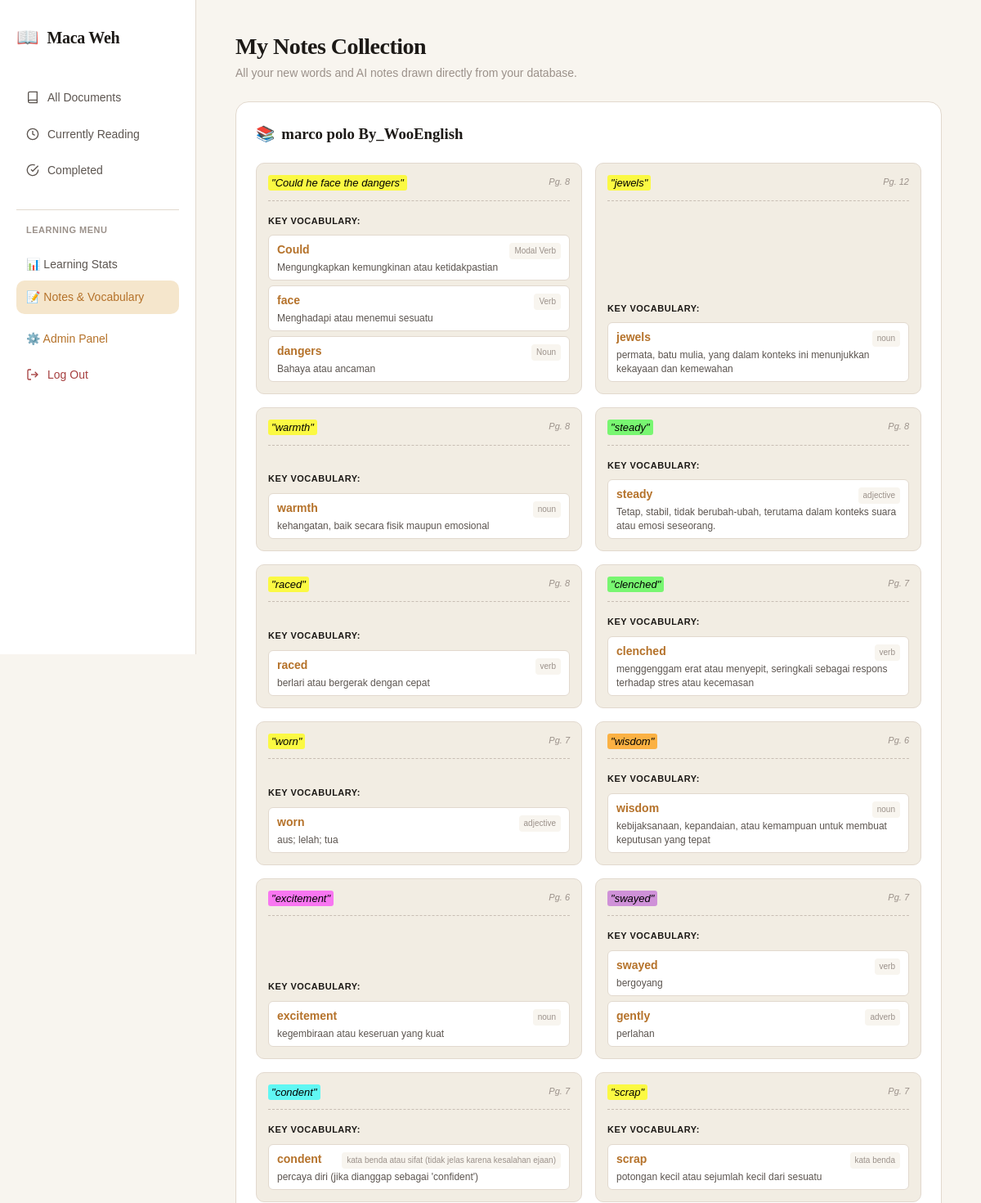
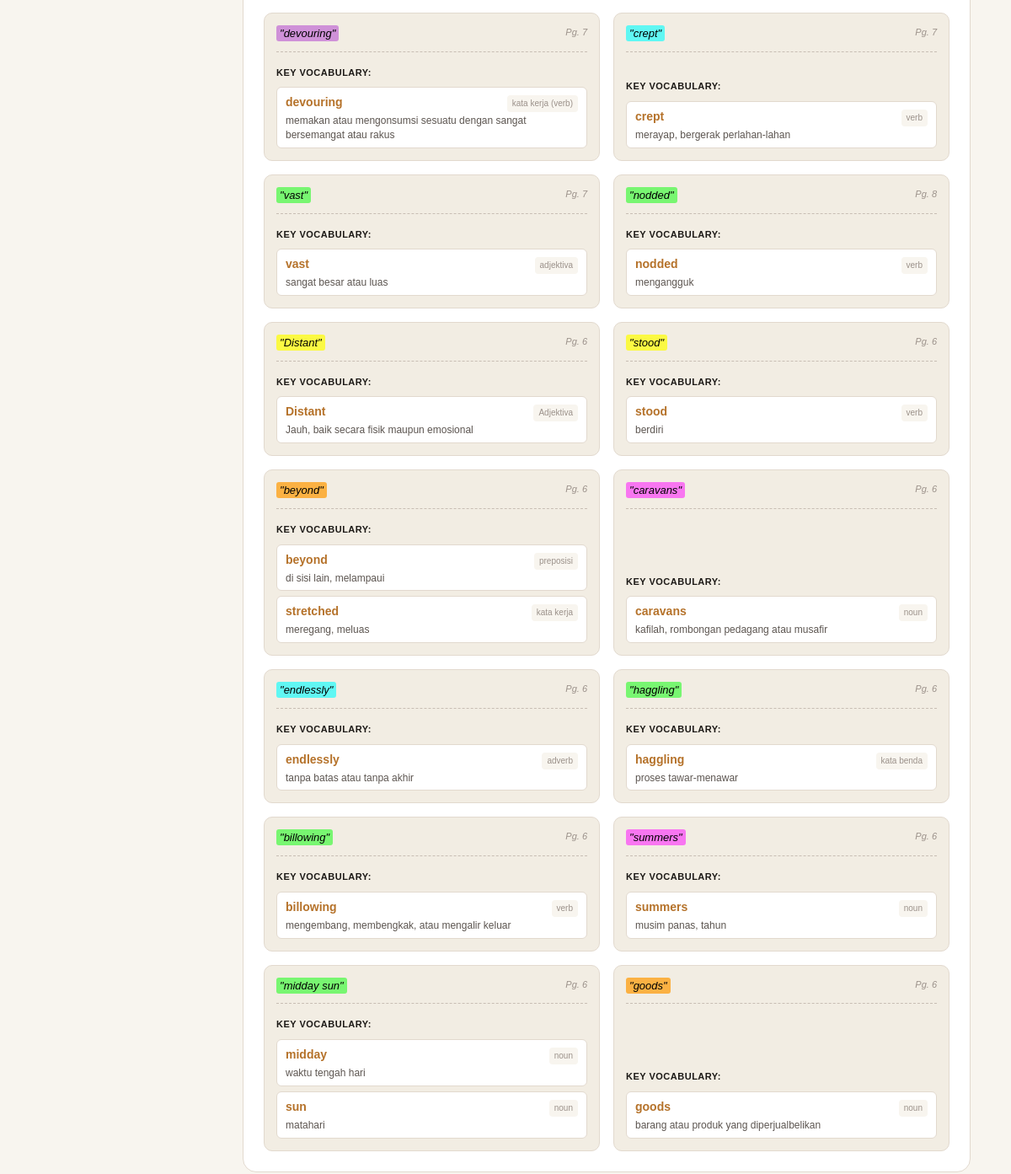
/notes (signed in), run on the app's committed database (2 pictures, top to bottom).
### models.py (models this page shows, shortened)
class Highlight(db.Model):
    __tablename__ = 'highlights'
    id = db.Column(db.String(36), primary_key=True, default=generate_uuid)
    document_id = db.Column(db.String(36), db.ForeignKey('documents.id'), nullable=False)
    page_number = db.Column(db.Integer, nullable=False)
    selected_text = db.Column(db.Text, nullable=False)
    position_x = db.Column(db.Float, default=0.0)
    position_y = db.Column(db.Float, default=0.0)
    position_width = db.Column(db.Float, default=0.0)
    position_height = db.Column(db.Float, default=0.0)
    ai_translation = db.Column(db.Text)
    ai_explanation = db.Column(db.Text)
    ai_vocabulary = db.Column(db.Text) # Stored as JSON string
    ai_grammar = db.Column(db.Text)
    ai_idiom_note = db.Column(db.Text)
    color = db.Column(db.String(50), default='rgba(255, 213, 79, 0.3)')
    created_at = db.Column(db.DateTime, default=lambda: datetime.now(timezone.utc))
    def to_dict(self):
        return {
            'id': self.id,
            'document_id': self.document_id,
            'page_number': self.page_number,
            'selected_text': self.selected_text,
            'position_x': self.position_x,
            'position_y': self.position_y,
            'position_width': self.position_width,
            'position_height': self.position_height,
            'ai_translation': self.ai_translation,
            'ai_explanation': self.ai_explanation,
            'ai_vocabulary': json.loads(self.ai_vocabulary) if self.ai_vocabulary else [],
            'ai_grammar': self.ai_grammar,
            'ai_idiom_note': self.ai_idiom_note,
            'color': self.color,
            'created_at': self.created_at.isoformat() if self.created_at else None
        }

class Document(db.Model):
    __tablename__ = 'documents'
    id = db.Column(db.String(36), primary_key=True, default=generate_uuid)
    user_id = db.Column(db.String(36), db.ForeignKey('users.id'), nullable=False)
    title = db.Column(db.String(255), nullable=False)
    filename = db.Column(db.String(255), nullable=False)
    total_pages = db.Column(db.Integer, default=0)
    last_page = db.Column(db.Integer, default=1)
    created_at = db.Column(db.DateTime, default=lambda: datetime.now(timezone.utc))
    last_read_at = db.Column(db.DateTime, onupdate=lambda: datetime.now(timezone.utc))

### app.py (the view)
    @app.route('/notes')
    @login_required
    def notes_page():
        highlights_data = db.session.query(Highlight, Document.title).join(Document, Highlight.document_id == Document.id).filter(Document.user_id == current_user.id).order_by(Highlight.created_at.desc()).all()
        grouped_notes = {}
        for hl, title in highlights_data:
            book_title = title or 'Untitled Document'
            if book_title not in grouped_notes: grouped_notes[book_title] = []
            hl_dict = hl.to_dict()
            hl_dict['parsed_vocab'] = hl_dict.get('ai_vocabulary', [])
            grouped_notes[book_title].append(hl_dict)
        return render_template('notes.html', grouped_notes=grouped_notes)

### templates/notes.html (shortened to what this page needs)
{% extends "base.html" %}
{% block body %}
<div class="library-layout">
  <aside class="lib-sidebar">
    <div class="lib-brand"><span class="brand-icon">📖</span><span class="brand-name">Maca Weh</span></div>
    <nav class="lib-nav">
      <a href="/" class="lib-nav-item"><svg width="16" height="16" fill="none" stroke="currentColor" stroke-width="2" viewBox="0 0 24 24"><path d="M4 19.5A2.5 2.5 0 0 1 6.5 17H20"/><path d="M6.5 2H20v20H6.5A2.5 2.5 0 0 1 4 19.5v-15A2.5 2.5 0 0 1 6.5 2z"/></svg> All Documents</a>
      <a href="/?filter=reading" class="lib-nav-item"><svg width="16" height="16" fill="none" stroke="currentColor" stroke-width="2" viewBox="0 0 24 24"><circle cx="12" cy="12" r="10"/><polyline points="12 6 12 12 16 14"/></svg> Currently Reading</a>
      <a href="/?filter=finished" class="lib-nav-item"><svg width="16" height="16" fill="none" stroke="currentColor" stroke-width="2" viewBox="0 0 24 24"><path d="M22 11.08V12a10 10 0 1 1-5.93-9.14"/><polyline points="22 4 12 14.01 9 11.01"/></svg> Completed</a>
      <div style="margin-top: 24px; padding-top: 16px; border-top: 1px solid var(--border);">
        <p style="font-size: 11px; font-weight: 600; color: var(--text-muted); text-transform: uppercase; letter-spacing: 0.5px; margin-bottom: 12px; padding-left: 12px;">Learning Menu</p>
        <a href="/stats" class="lib-nav-item"><span>📊 Learning Stats</span></a>
        <a href="/notes" class="lib-nav-item active"><span>📝 Notes & Vocabulary</span></a>
        {% if current_user.is_admin %}
        <a href="/admin" class="lib-nav-item" style="margin-top: 10px; color: var(--accent);">⚙️ Admin Panel</a>
        {% endif %}
      </div>
      <a href="/logout" class="lib-nav-item" style="margin-top: auto; color: var(--danger);">
        <svg width="16" height="16" fill="none" stroke="currentColor" stroke-width="2" viewBox="0 0 24 24"><path d="M9 21H5a2 2 0 0 1-2-2V5a2 2 0 0 1 2-2h4"/><polyline points="16 17 21 12 16 7"/><line x1="21" y1="12" x2="9" y2="12"/></svg>
        Log Out
      </a>
    </nav>
  </aside>
  <main class="lib-main">
    <header class="lib-header" style="margin-bottom: 24px;">
      <div>
        <h1 class="lib-title">My Notes Collection</h1>
        <p class="lib-subtitle">All your new words and AI notes drawn directly from your database.</p>
      </div>
    </header>
    {% for book_title, notes in grouped_notes.items() %}
    <div style="background: var(--surface); border: 1.5px solid var(--border); border-radius: var(--radius-lg); padding: 24px; margin-bottom: 30px;">
      <h3 style="margin-bottom: 20px; font-family: var(--font-heading); display: flex; align-items: center; gap: 8px;">
        <span>📚</span> {{ book_title }}
      </h3>
      <div style="display: grid; grid-template-columns: repeat(auto-fill, minmax(320px, 1fr)); gap: 16px;">
        {% for note in notes %}
            <div style="padding: 14px; border: 1px solid var(--border); border-radius: var(--radius-md); background: var(--bg-warm); display: flex; flex-direction: column;">
                <p style="font-style: italic; margin-bottom: 10px; padding-bottom: 10px; border-bottom: 1px dashed var(--border-strong); font-size: 13px;">
                    <mark style="background: {{ note.color|default('rgba(255, 213, 79, 0.55)') }}; border-radius: 3px; padding: 2px 4px;">"{{ note.selected_text }}"</mark>
                    <span style="font-size: 11px; color: var(--text-muted); float: right;">Pg. {{ note.page_number }}</span>
                </p>
                {% if note.parsed_vocab %}
                    <div style="margin-top: auto;">
                        <span style="font-size: 11px; font-weight: 700; color: var(--primary); text-transform: uppercase; letter-spacing: 0.5px;">Key Vocabulary:</span>
                        <div style="display: flex; flex-direction: column; gap: 6px; margin-top: 6px;">
                        {% for vocab in note.parsed_vocab %}
                            <div style="background: var(--surface); border: 1px solid var(--border); padding: 6px 10px; border-radius: 6px;">
                                <div style="display: flex; justify-content: space-between; align-items: baseline; margin-bottom: 2px;">
                                    <strong style="color: var(--accent); font-size: 14px;">{{ vocab.word }}</strong>
                                    <span style="color: var(--text-muted); font-size: 10px; background: var(--bg); padding: 2px 6px; border-radius: 4px;">{{ vocab.type }}</span>
                                </div>
                                <span style="color: var(--text-secondary); font-size: 12px; line-height: 1.4; display: block;">{{ vocab.meaning }}</span>
                            </div>
                        {% endfor %}
                        </div>
                    </div>
                {% endif %}
            </div>
        {% endfor %}
      </div>
    </div>
    {% endfor %}
  </main>
</div>
{% endblock %}

### static/css/main.css (style rules this page uses)
:root { --bg: #F8F5EF; --bg-warm: #F2EDE3; --surface: #FFFFFF; --surface-hover: #FDFAF5; --surface-raised: #FFFEF9; --text-primary: #1C1916; --text-secondary: #5C5550; --text-muted: #9B918A; --text-inverse: #FEFCF8; --accent: #B5722A; --accent-hover: #9D621F; --accent-soft: #F5E6CC; --accent-softer: #FDF4E7; --highlight-yellow: rgba(255, 213, 79, 0.55); --highlight-green: rgba(130, 190, 130, 0.4); --highlight-blue: rgba(100, 160, 220, 0.35); --border: #E2D9CE; --border-strong: #C8BEB4; --border-focus: #B5722A; --success: #4A7C59; --success-bg: #EAF5EE; --danger: #A64040; --danger-bg: #FDECEA; --warning: #8A6914; --warning-bg: #FEF6E0; --shadow-sm: 0 1px 3px rgba(28, 25, 22, 0.08); --shadow-md: 0 4px 16px rgba(28, 25, 22, 0.10); --shadow-lg: 0 8px 32px rgba(28, 25, 22, 0.12); --shadow-float: 0 12px 40px rgba(28, 25, 22, 0.15); --font-ui: 'DM Sans', sans-serif; --font-heading: 'Lora', Georgia, serif; --font-reading: 'Source Serif 4', Georgia, serif; --radius-sm: 6px; --radius-md: 10px; --radius-lg: 16px; --radius-xl: 20px; --radius-full: 9999px; --sidebar-width: 240px; --hl-sidebar-width: 280px; --ai-panel-width: 340px; --topbar-height: 56px; }
*, *::before, *::after { box-sizing: border-box; margin: 0; padding: 0; }
html { font-size: 16px; scroll-behavior: smooth; }
body { font-family: var(--font-ui); background: var(--bg); color: var(--text-primary); line-height: 1.6; -webkit-font-smoothing: antialiased; min-height: 100vh; }
a { color: inherit; text-decoration: none; }
.library-layout { display: flex; min-height: 100vh; }
.lib-sidebar { width: var(--sidebar-width); flex-shrink: 0; background: var(--surface); border-right: 1.5px solid var(--border); display: flex; flex-direction: column; padding: 28px 20px; position: sticky; top: 0; height: 100vh; overflow-y: auto; }
.lib-brand { display: flex; align-items: center; gap: 10px; margin-bottom: 36px; }
.brand-icon { font-size: 22px; }
.brand-name { font-family: var(--font-heading); font-size: 20px; font-weight: 600; color: var(--text-primary); letter-spacing: -0.3px; }
.lib-nav { display: flex; flex-direction: column; gap: 4px; }
.lib-nav-item { display: flex; align-items: center; gap: 10px; padding: 9px 12px; border-radius: var(--radius-md); font-size: 14px; font-weight: 500; color: var(--text-secondary); transition: all 0.15s ease; }
.lib-nav-item.active { background: var(--accent-soft); color: var(--accent); }
.lib-main { flex: 1; padding: 40px 48px; overflow-y: auto; }
.lib-header { display: flex; align-items: flex-start; justify-content: space-between; margin-bottom: 28px; }
.lib-title { font-family: var(--font-heading); font-size: 28px; font-weight: 600; color: var(--text-primary); letter-spacing: -0.5px; line-height: 1.2; }
.lib-subtitle { font-size: 14px; color: var(--text-muted); margin-top: 4px; }

### data on the page
Highlight: title "marco polo By_WooEnglish", selected_text "Could he face the dangers", page_number "8", word "Could" "face" "dangers", type "Modal Verb" "Verb" "Noun", meaning "Mengungkapkan kemungkinan atau ketidakpastian" "Menghadapi atau menemui sesuatu" "Bahaya atau ancaman"
Highlight: selected_text "jewels", page_number "12", word "jewels", type "noun", meaning "permata, batu mulia, yang dalam konteks ini menunjukkan kekayaan dan kemewahan"
Highlight: selected_text "warmth", page_number "8", word "warmth", type "noun", meaning "kehangatan, baik secara fisik maupun emosional"
Highlight: selected_text "steady", page_number "8", word "steady", type "adjective", meaning "Tetap, stabil, tidak berubah-ubah, terutama dalam konteks suara atau emosi seseorang."
Highlight: selected_text "raced", page_number "8", word "raced", type "verb", meaning "berlari atau bergerak dengan cepat"
Highlight: selected_text "clenched", page_number "7", word "clenched", type "verb", meaning "menggenggam erat atau menyepit, seringkali sebagai respons terhadap stres atau kecemasan"
Highlight: selected_text "worn", page_number "7", word "worn", type "adjective", meaning "aus; lelah; tua"
Highlight: selected_text "wisdom", page_number "6", word "wisdom", type "noun", meaning "kebijaksanaan, kepandaian, atau kemampuan untuk membuat keputusan yang tepat"
Highlight: selected_text "excitement", page_number "6", word "excitement", type "noun", meaning "kegembiraan atau keseruan yang kuat"
Highlight: selected_text "swayed", page_number "7", word "swayed" "gently", type "verb" "adverb", meaning "bergoyang" "perlahan"
Highlight: selected_text "condent", page_number "7", word "condent", type "kata benda atau sifat (tidak jelas karena kesalahan ejaan)", meaning "percaya diri (jika dianggap sebagai 'confident')"
Highlight: selected_text "scrap", page_number "7", word "scrap", type "kata benda", meaning "potongan kecil atau sejumlah kecil dari sesuatu"
Highlight: selected_text "devouring", page_number "7", word "devouring", type "kata kerja (verb)", meaning "memakan atau mengonsumsi sesuatu dengan sangat bersemangat atau rakus"
Highlight: selected_text "crept", page_number "7", word "crept", type "verb", meaning "merayap, bergerak perlahan-lahan"
Highlight: selected_text "vast", page_number "7", word "vast", type "adjektiva", meaning "sangat besar atau luas"
Highlight: selected_text "nodded", page_number "8", word "nodded", type "verb", meaning "mengangguk"
Highlight: selected_text "Distant", page_number "6", word "Distant", type "Adjektiva", meaning "Jauh, baik secara fisik maupun emosional"
Highlight: selected_text "stood", page_number "6", word "stood", type "verb", meaning "berdiri"
Highlight: selected_text "beyond", page_number "6", word "beyond" "stretched", type "preposisi" "kata kerja", meaning "di sisi lain, melampaui" "meregang, meluas"
Highlight: selected_text "caravans", page_number "6", word "caravans", type "noun", meaning "kafilah, rombongan pedagang atau musafir"
Highlight: selected_text "endlessly", page_number "6", word "endlessly", type "adverb", meaning "tanpa batas atau tanpa akhir"
Highlight: selected_text "haggling", page_number "6", word "haggling", type "kata benda", meaning "proses tawar-menawar"
Highlight: selected_text "billowing", page_number "6", word "billowing", type "verb", meaning "mengembang, membengkak, atau mengalir keluar"
Highlight: selected_text "summers", page_number "6", word "summers", type "noun", meaning "musim panas, tahun"
Highlight: selected_text "midday sun", page_number "6", word "midday" "sun", type "noun" "noun", meaning "waktu tengah hari" "matahari"
Highlight: selected_text "goods", page_number "6", word "goods", type "noun", meaning "barang atau produk yang diperjualbelikan"
